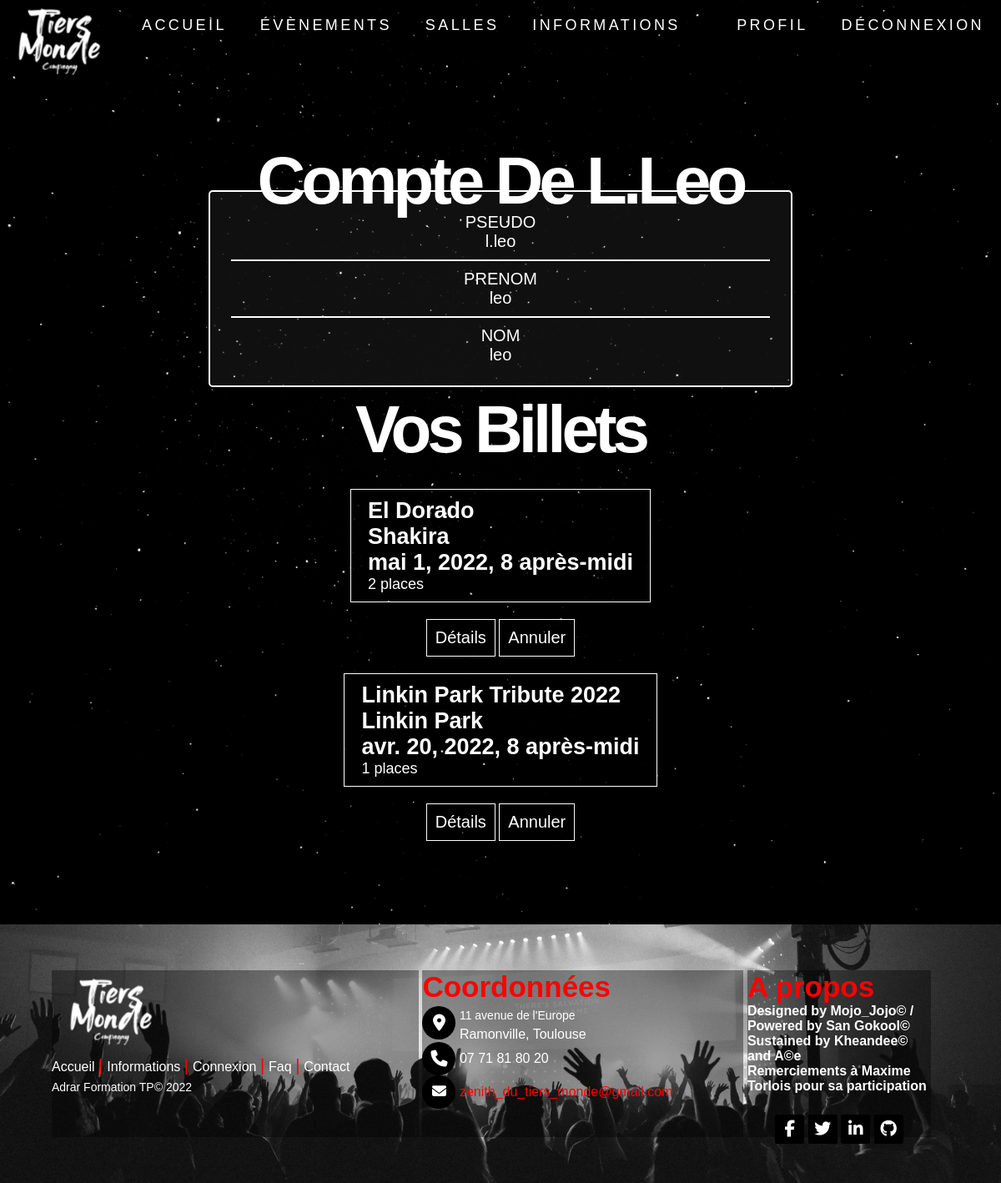
Before: /event/profil/ (signed in) with the older database file.
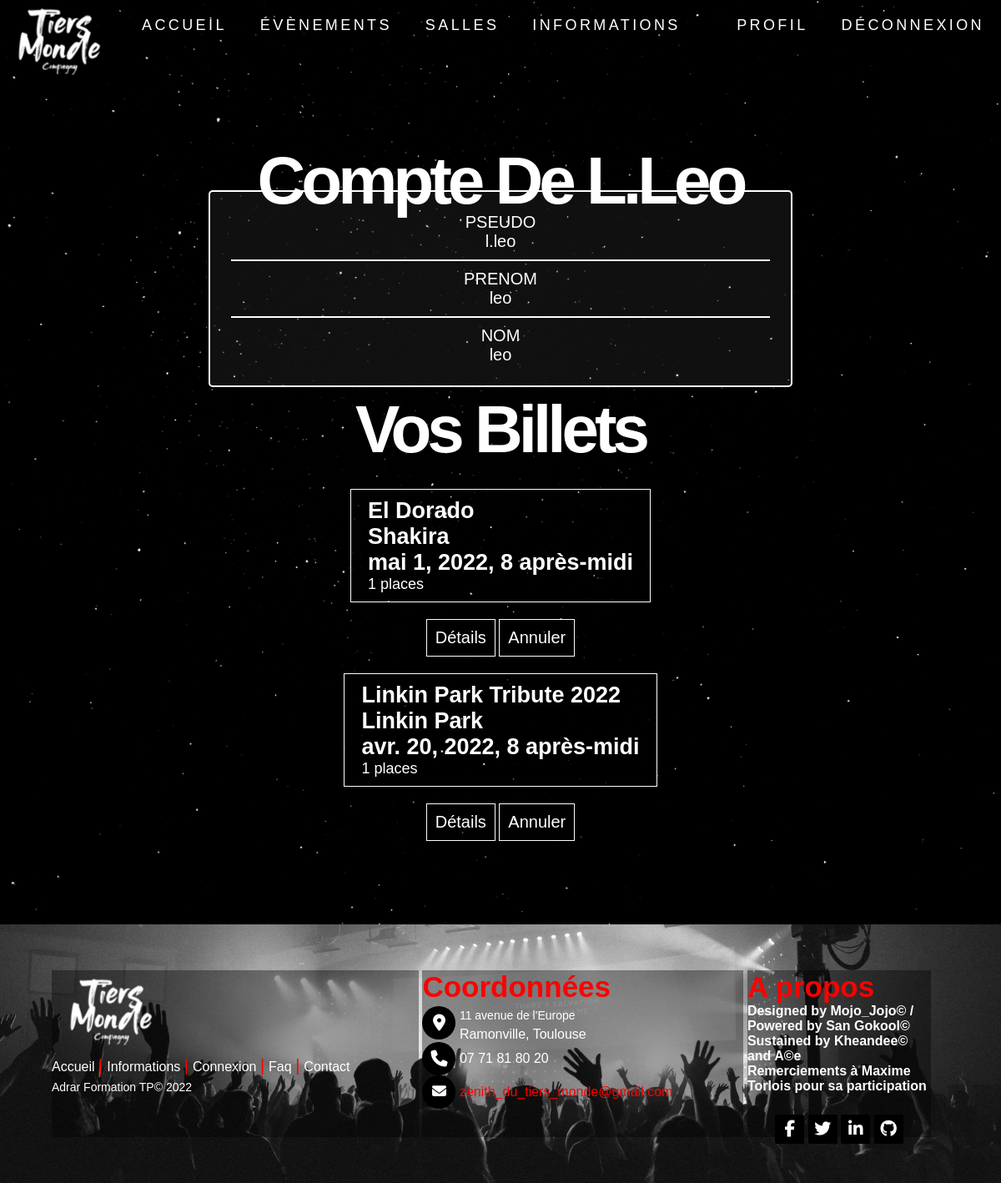
After: the same page with the newer database file.
### event/models.py (models this page shows, shortened)
class Events(models.Model):
    name_event = models.CharField(max_length=50)
    av_ticket = models.IntegerField(default=0)
    begin_date = models.DateTimeField("Date de debut d'event")
    end_date = models.DateTimeField("Date de fin d'event")
    description_event = models.CharField(max_length=255, null=True, blank=True)
    type = models.ForeignKey(EventType, on_delete=models.CASCADE)
    group = models.ManyToManyField(Groups,blank=True)
    users = models.ManyToManyField(User, through='Achat', blank=True)

class Groups(models.Model):
    name_group = models.CharField(max_length=50)
    type_group = models.CharField(max_length=50)
    artist = models.ManyToManyField(Artist)
    pics_group = models.ImageField(upload_to='picsArtist', blank=True)

### event/views.py (the view)
# urls.py: path('profil/', views.profil, name='profil'),
def profil(request):
    eventList = request.user.events_set.all()
    nbTicketList = {}
    for event in eventList:
        nbTicketList[event] = request.user.achat_set.get(event=event).billets_user
    context = {'nbTicketList':nbTicketList}
    return render(request, 'event/profil.html', context)

### event/templates/event/profil.html
{% extends "event/index.html" %}
{% load static %}
{% load i18n %}
{% block contenue %}
    <h1 class="title2">Compte de {{request.user.username}} </h1>
    <div class="containerInfo">
        <div class="info_detail">
            <p class="p_detail">PSEUDO</p>
            <p class="p_detail">{{request.user.username}}</p>
            <div id="traitBas"></div>
            <p class="p_detail">PRENOM
            <p class="p_detail">{{request.user.last_name}}</p>
            <div id="traitBas"></div>
            <p class="p_detail">NOM
            <p class="p_detail">{{request.user.first_name}}</p>
        </div>
    </div>
    <h3 class="title4">Vos billets</h3>
    {% for event_list, nb_ticket in nbTicketList.items %}
    <div class="containerBillet">
        <div class="fancy-btn">
            <h2>{{event_list.name_event}}</h2>
            {% for group in event_list.group.all %}
                <h2>{{group.name_group}}</h2>
            {% endfor %}
            {% language 'fr' %}
                <h2>{{event_list.begin_date}}</h2>
            {% endlanguage %}
            {{nb_ticket}} places
        </div>
    <div class="bouton_billets">
        <a href="{% url 'event:detail' event_list.id %}"><input class="bouton_login" type="submit" value="Détails"></a>
        <a href="{% url 'event:annuler' event_list.id %}"><input class="bouton_login" type="submit" value="Annuler"></a>
    </div>
    </div>
    {% endfor %}
{% endblock %}

### event/templates/event/index.html (shortened to what this page needs)
<!DOCTYPE html>
{% load static %}
{% load i18n %}
<html lang="fr">
<head>
    <link rel="stylesheet" type="text/css" href="{% static 'event/style.css' %}">
    <link rel="stylesheet" href="https://unpkg.com/swiper@8/swiper-bundle.min.css" />
</head>
<body>
    <div class="header_container">
        <img class="logo" src="{% static 'event/images/logo_tiers_monde.png' %}">
        <nav>
            <div class="left">
                <ul>
                    <li><a href="{% url 'event:index' %}">Accueil</a></li>
                    <li><a href="{% url 'event:liste' %}">évènements</a></li>
                    <li><a href="{% url 'event:salle' %}">Salles</a></li>
                    <li><a href="{% url 'event:informations' %}">Informations</a></li>
                </ul>
            </div>
            <div class="right">
                <ul>
                    {% if not request.user.is_authenticated %}
                        <li><a href="{% url 'event:login' %}">Connexion</a></li>
                        <li><a href="{% url 'event:register' %}">Inscription</a></li>
                    {% else %}
                        <li><a href="{% url 'event:profil' %}">Profil</a></li>
                        <li><a href="{% url 'event:logout' %}">Déconnexion</a></li>
                    {% endif %}
                </ul>
            </div>
        </nav>
    </div>
    {% block contenue %}{% endblock %}
    <footer class="footer-distributed">
        <div class="footer-left">
            <img class="logo" src="{% static 'event/images/logo_tiers_monde.png' %}">
            <p class="footer-links">
                <a href="{% url 'event:index' %}" class="link-1">Accueil</a>
                <a href="{% url 'event:informations' %}">Informations</a>
                <a href="{% url 'event:login' %}">Connexion</a>
                <a href="{% url 'event:faq' %}">Faq</a>
                <a href="{% url 'event:contact' %}">Contact</a>
            </p>
            <p class="footer-company-name"> Adrar Formation TP© 2022</p>
        </div>
        <div class="footer-center">
            <h2 class="title_footer">Coordonnées</h2>
            <div>
                <i class="fa fa-map-marker"></i>
                <p><span>11 avenue de l'Europe</span> Ramonville, Toulouse</p>
            </div>
            <div>
                <i class="fa fa-phone"></i>
                <p>07 71 81 80 20</p>
            </div>
            <div>
                <i class="fa fa-envelope"></i>
                <p><a href="mailto:zenith_du_tiers_monde@gmail.com">zenith_du_tiers_monde@gmail.com</a></p>
            </div>
        </div>
        <div class="footer-right">
        <p class="footer-company-about">
            <h2 class="title_footer">A propos</h2>
            <p>Designed by Mojo_Jojo© / Powered by San Gokool©</p>
            <p>Sustained by Kheandee© and A©e</p>
            <p>Remerciements à Maxime Torlois pour sa participation</p>
        </p>
        <div class="footer-icons">
            <a href="https://fr-fr.facebook.com/lesoubliesdutiersmonde/"><i class="fa fa-facebook"></i></a>
            <a href="https://twitter.com/endatiersmonde"><i class="fa fa-twitter"></i></a>
            <a href="https://ch.linkedin.com/company/gen-ve-tiers-monde"><i class="fa fa-linkedin"></i></a>
            <a href="https://github.com/johan-valero/Zenith2.0.git"><i class="fa fa-github"></i></a>
        </div>
        </div>
    </footer>
</body>
</html>

Changed rows visible on the page:
changed Events "El Dorado": type "2" → "1"
